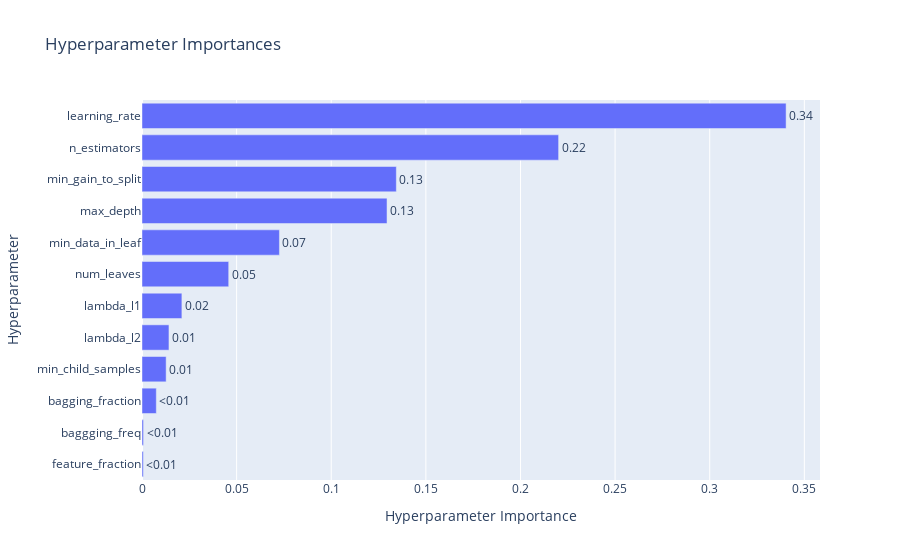

Notebook source saved alongside this figure:
### Code cell
plot_param_importances(study_xgb)

### Figure 1 — Plotly figure (JSON) as saved in the notebook; plotly's stock layout.template omitted (floating-point values rounded to 4 significant figures)
{"data": [{"cliponaxis": false, "hovertemplate": ["feature_fraction (FloatDistribution): 0.0007002464995071006<extra></extra>", "baggging_freq (IntDistribution): 0.0008072016552766532<extra></extra>", "bagging_fraction (FloatDistribution): 0.007566790835384581<extra></extra>", "min_child_samples (IntDistribution): 0.0127556529818263<extra></extra>", "lambda_l2 (FloatDistribution): 0.014247335094398171<extra></extra>", "lambda_l1 (FloatDistribution): 0.021081909964383094<extra></extra>", "num_leaves (IntDistribution): 0.04581373941278076<extra></extra>", "min_data_in_leaf (IntDistribution): 0.07262345579192198<extra></extra>", "max_depth (IntDistribution): 0.12948317984776062<extra></extra>", "min_gain_to_split (FloatDistribution): 0.13439896634692958<extra></extra>", "n_estimators (IntDistribution): 0.22015591057704967<extra></extra>", "learning_rate (FloatDistribution): 0.34036561099278145<extra></extra>"], "name": "Objective Value", "orientation": "h", "text": ["<0.01", "<0.01", "<0.01", "0.01", "0.01", "0.02", "0.05", "0.07", "0.13", "0.13", "0.22", "0.34"], "textposition": "outside", "type": "bar", "x": [0.0007002, 0.0008072, 0.007567, 0.01276, 0.01425, 0.02108, 0.04581, 0.07262, 0.1295, 0.1344, 0.2202, 0.3404], "y": ["feature_fraction", "baggging_freq", "bagging_fraction", "min_child_samples", "lambda_l2", "lambda_l1", "num_leaves", "min_data_in_leaf", "max_depth", "min_gain_to_split", "n_estimators", "learning_rate"]}], "layout": {"title": {"text": "Hyperparameter Importances"}, "xaxis": {"title": {"text": "Hyperparameter Importance"}}, "yaxis": {"title": {"text": "Hyperparameter"}}}}
